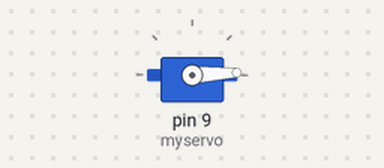
Recording of a sketch running on a simulated Arduino Uno, built with avr-gcc and run on an emulated ATmega328P. On the bench: servo.

Above: at 0.05 s.
At 0.65 s:
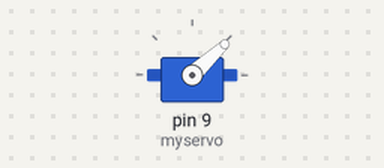
At 1.25 s:
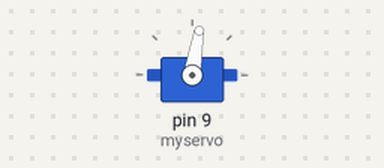
At 2.5 s:
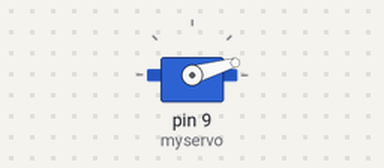
Timing chart, 0 to 6.3 s (numbered marks = the images above):
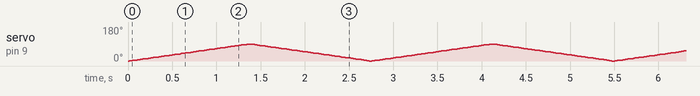

The sketch:

TestServo.ino
```cpp
#include <Servo.h>
//int pot = A0;
Servo myservo;

void setup() {
  Serial.begin(9600);
  //pinMode(pot,INPUT);
  myservo.attach(9);
}

void loop() {
  //int r=analogRead(pot);
  //int valu=map(r,0,1023,0,180);
  //delay(1000)
  for(float i=0;i<=90;i+=1){
    myservo.write(i);
    delay(15);
  }
  for(float i=90;i>=0;i-=1){
    myservo.write(i);
    delay(15);
  }
//  myservo.write(90);
//  delay(15);
  //Serial.println(valu);
}
```
